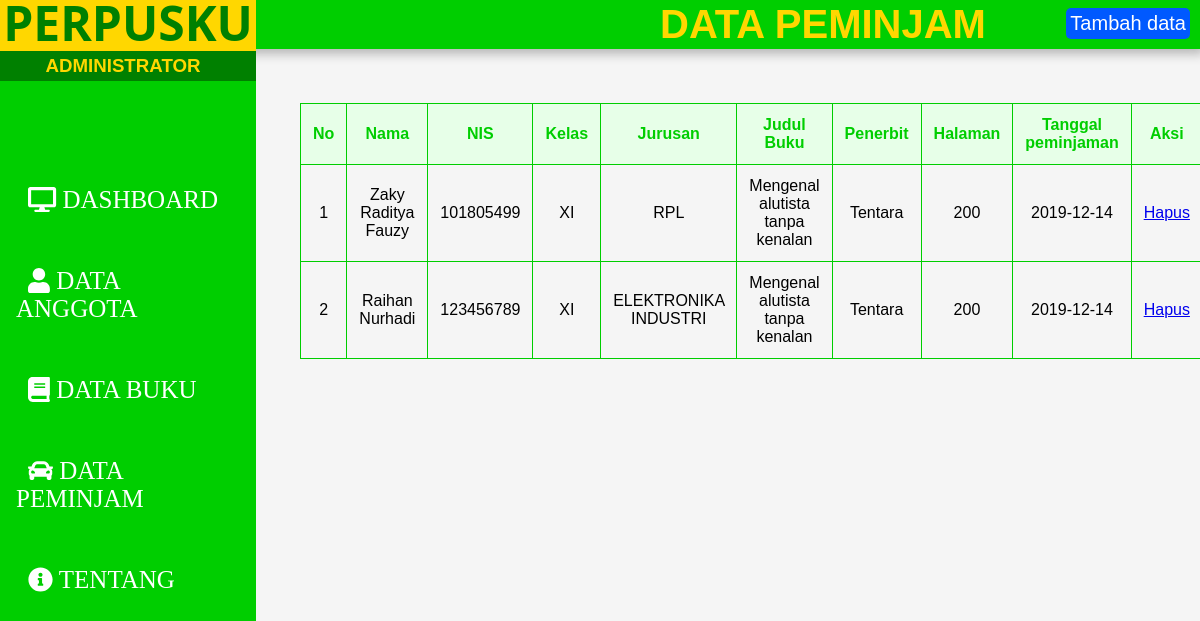
The page /data_peminjam.php (signed in) on the database its author committed.
### tables this page shows
CREATE TABLE `data_peminjam` (
  `id` int(11) NOT NULL,
  `nama` varchar(32) NOT NULL,
  `nis` char(9) NOT NULL,
  `kelas` char(3) NOT NULL,
  `jurusan` varchar(32) NOT NULL,
  `judul_buku` varchar(32) NOT NULL,
  `penerbit` varchar(16) NOT NULL,
  `halaman` varchar(16) NOT NULL,
  `tanggal_peminjaman` date NOT NULL
);

### data_peminjam.php (the view)
<?php
include 'sidenav.php';
include 'kepala.php';
include 'conn.php';
$query=mysqli_query($conn,"SELECT * FROM data_peminjam");
?>
<head><title>Perpusku - Dashboard</title></head>
<body>
    <div class="top-nav">
        <h3>DATA PEMINJAM</h3>
    </div><br><br><br><br>
    <a class="add" href="tambahpeminjam.php">Tambah data</a>
    <div class="konten-utama-anggota">
        <a href="tambahpeminjam.php">Tambah data</a><br>
        <table border="1" cellpadding="12">
            <tr>
                <th>No</th>
                <th>Nama</th>
                <th>NIS</th>
                <th>Kelas</th>
                <th>Jurusan</th>
                <th>Judul Buku</th>
                <th>Penerbit</th>
                <th>Halaman</th>
                <th>Tanggal peminjaman</th>
                <th>Aksi</th>
            </tr>
                <?php $i=1;?>
                <?php while( $data=mysqli_fetch_array($query)) {?>
            <tr>
                <td><?php echo $i++;?></td>
                <td><?php echo $data['nama'];?></td>
                <td><?php echo $data['nis'];?></td>
                <td><?php echo $data['kelas'];?></td>
                <td><?php echo $data['jurusan'];?></td>
                <td><?php echo $data['judul_buku'];?></td>
                <td><?php echo $data['penerbit'];?></td>
                <td><?php echo $data['halaman'];?></td>
                <td><?php echo $data['tanggal_peminjaman'];?></td>
                <td><a href="hapus.php?id=<?php echo $data['id_peminjam'];?>">Hapus</a></td>
            </tr>
            <?php } ?>
        </table>
    </div>
</body>
</html>

### gaya.css (style rules this page uses)
body { margin:0; background-color:whitesmoke; background-attachment:cover; background-origin: border-box; background-size:100%; color:black; font-family:arial }
.top-nav { background-color:rgb(0, 206, 0); box-shadow:-2px -1px 10px 6px rgba(39, 39, 39, 0.301) ; width:100%; height:3.08em; margin:0; position: absolute; }
.top-nav h3 { font-family:Arial, Helvetica, sans-serif; text-align:center; margin-left:16.5em; position: absolute; font-size:40px; color:gold; margin-top:2px; }
.konten-utama-anggota table { margin-left:300px; text-align: center; width:75%; border-collapse: collapse; color:rgb(0, 0, 0); border-color:rgb(0, 206, 0); }
.konten-utama-anggota td { border-color:rgb(0, 206, 0); }
.konten-utama-anggota th { background-color:rgb(231, 255, 232); color:rgb(0, 206, 0); border-color:rgb(0, 206, 0); }
.add { color :rgb(255, 255, 255); font-size:20px; margin-right:10px; float:right; top:-3.2em; position: relative; border-radius:5px; background-color:rgb(0, 89, 255);; text-decoration:none; padding:4px; transition:0.3s; }

### rows shown on the page
data_peminjam: nama "Zaky Raditya Fauzy", nis "101805499", kelas "XI", jurusan "RPL", judul_buku "Mengenal alutista tanpa kenalan", penerbit "Tentara", halaman "200", tanggal_peminjaman "2019-12-14"
data_peminjam: nama "Raihan Nurhadi", nis "123456789", kelas "XI", jurusan "ELEKTRONIKA INDUSTRI", judul_buku "Mengenal alutista tanpa kenalan", penerbit "Tentara", halaman "200", tanggal_peminjaman "2019-12-14"
